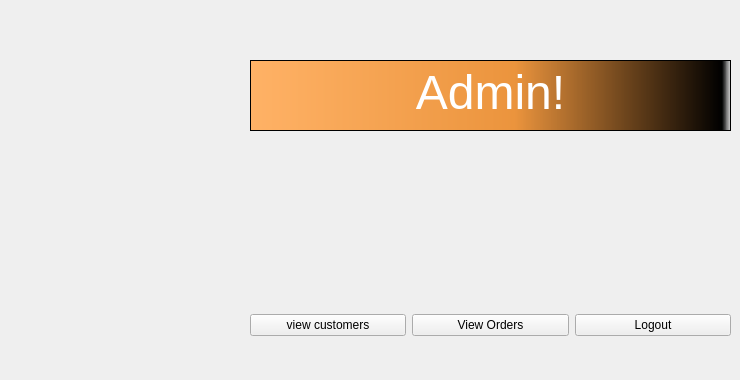
    <widget class="QWidget" name="Admin">
     <widget class="QTextEdit" name="textEdit">
      <property name="geometry">
       <rect>
        <x>250</x>
        <y>60</y>
        <width>481</width>
        <height>71</height>
       </rect>
      </property>
      <property name="styleSheet">
       <string notr="true">background:qlineargradient(spread:pad, x1:0, y1:0, x2:1, y2:0, stop:0 rgba(255, 178, 102, 255), stop:0.55 rgba(235, 148, 61, 255), stop:0.98 rgba(0, 0, 0, 255), stop:1 rgba(0, 0, 0, 0))
</string>
      </property>
      <property name="html">
       <string>&lt;!DOCTYPE HTML PUBLIC &quot;-//W3C//DTD HTML 4.0//EN&quot; &quot;http://www.w3.org/TR/REC-html40/strict.dtd&quot;&gt;
&lt;html&gt;&lt;head&gt;&lt;meta name=&quot;qrichtext&quot; content=&quot;1&quot; /&gt;&lt;style type=&quot;text/css&quot;&gt;
p, li { white-space: pre-wrap; }
&lt;/style&gt;&lt;/head&gt;&lt;body style=&quot; font-family:'MS Shell Dlg 2'; font-size:7.8pt; font-weight:400; font-style:normal;&quot;&gt;
&lt;p align=&quot;center&quot; style=&quot; margin-top:0px; margin-bottom:0px; margin-left:0px; margin-right:0px; -qt-block-indent:0; text-indent:0px;&quot;&gt;&lt;span style=&quot; font-size:36pt; color:#ffffff;&quot;&gt;Admin!&lt;/span&gt;&lt;/p&gt;&lt;/body&gt;&lt;/html&gt;</string>
      </property>
     </widget>
     <widget class="QWidget" name="horizontalLayoutWidget_2">
      <property name="geometry">
       <rect>
        <x>250</x>
        <y>280</y>
        <width>481</width>
        <height>91</height>
       </rect>
      </property>
      <layout class="QHBoxLayout" name="horizontalLayout_2">
       <item>
        <widget class="QPushButton" name="pushButton_10">
         <property name="text">
          <string>view customers</string>
         </property>
        </widget>
       </item>
       <item>
        <widget class="QPushButton" name="viewOrdersAdminButton">
         <property name="text">
          <string>View Orders</string>
         </property>
        </widget>
       </item>
       <item>
        <widget class="QPushButton" name="pushButton_4">
         <property name="text">
          <string>Logout</string>
         </property>
        </widget>
       </item>
      </layout>
     </widget>
    </widget>
